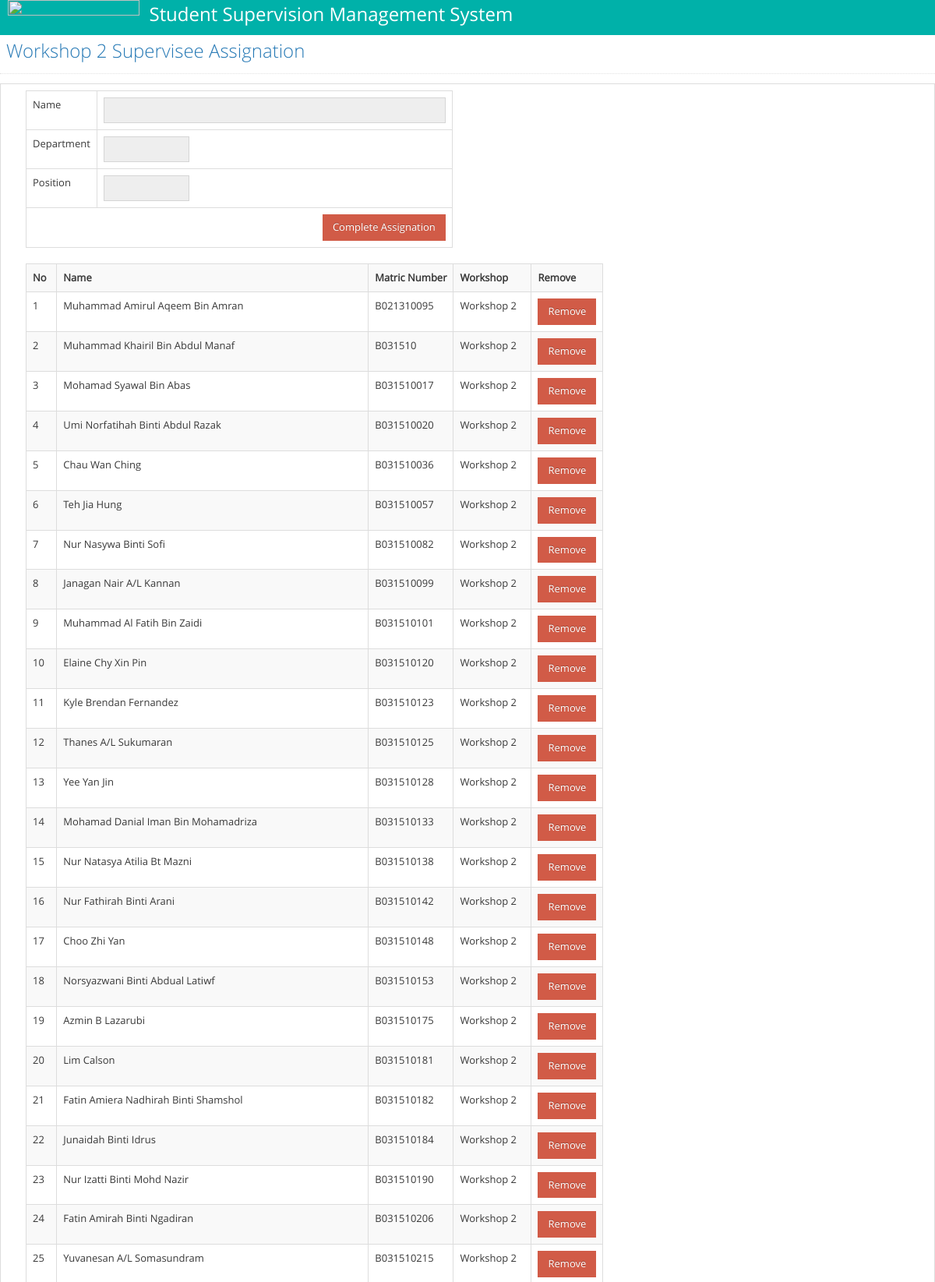
Screenshot of /assignSuperviseeWorkshop2.php (signed in, upper part) with the database file from the repository.
### tables this page shows
CREATE TABLE IF NOT EXISTS `student` (
  `matricNum` varchar(20) NOT NULL,
  `studentName` varchar(50) NOT NULL,
  `studentEmail` varchar(50) NOT NULL,
  `studentPhoneNum` varchar(15) NOT NULL,
  `course` varchar(30) NOT NULL,
  `year` int(10) NOT NULL,
  `semester` int(10) NOT NULL,
  `typeOfWorkshop` int(10) NOT NULL,
  `lecturerID` varchar(20) NOT NULL,
  `statusAssign` varchar(30) NOT NULL,
  `positionID` int(10) NOT NULL
);

### assignSuperviseeWorkshop2.php (the view, shortened to what this page needs)
<?php
include 'conn/dbconnection.php';
		$select = "call select_lecturer('".$_REQUEST['staff_ID']."')";
		$querySelect =mysqli_query($dba,$select) or die (mysqli_error());
		mysqli_next_result($dba);
		$row = mysqli_fetch_array($querySelect);
?>
<!DOCTYPE html>
<html lang="en">
	<head>
		<link rel="stylesheet" href="assets/css/bootstrap.min.css" />
		<link rel="stylesheet" href="assets/font-awesome/4.5.0/css/font-awesome.min.css" />
		<link rel="stylesheet" href="assets/css/ace.min.css" class="ace-main-stylesheet" id="main-ace-style" />
		<link rel="stylesheet" href="assets/css/ace-skins.min.css" />
		<link rel="stylesheet" href="assets/css/ace-rtl.min.css" />
	</head>
	<body class="no-skin">
		<div id="navbar" class="navbar navbar-default          ace-save-state">
			<div class="navbar-container ace-save-state" id="navbar-container">
				<div class="navbar-header pull-left">
				 <img src="assets/img/logo_ftmk.png" width="169" height="29" class="img-responsive" />
				</div>
                <font size="+2">&nbsp;&nbsp;Student Supervision Management System </font>
				</div>
			</div>
	<div class="main-container ace-save-state" id="main-container">
			<div class="main-content">
				<div class="main-content-inner">
		<div class="page-header">
							<h1>
								Workshop 2 Supervisee Assignation
							</h1>
						</div>
						<div class="row">
							<div class="col-xs-12">
									<div class="tab-content profile-edit-tab-content">
		                            <div id="edit-basic" class="tab-pane in active" >
<div style="float:left;" >
<table border="0" class="table  table-bordered table-hover" >
											<tbody>
												<tr>
													<td >Name </td>
													<td><input type="text" id="name" name="name" value="<?php echo $row['lecturerName'];?>" size="50" disabled></td>
												</tr>
												<tr>
													<td>Department</td>
													<td><input type="text" id="department" name="department" value="<?php echo $row['department'];?>" size="10" disabled></td>
												</tr>
												<tr>
												<td>Position</td>
												<td><input type="text" id="department3" name="department3" value="<?php echo $row['positionName'];?>" size="10" disabled></td>
												</tr>
												<tr>
												<td height="50" colspan="2" align="right"><a class="btn btn-sm btn-danger" value="close_window"
onclick='javascript:window.onunload=refreshParent;function refreshParent(){window.opener.location.reload();}window.close();'>Complete Assignation</a></td>
												</tr>
	</tbody>
  </table>
</div>
<div style="float: left" id="addStudent">
<?php
		 $selectSupervisee = "select * from student where lecturerID='".$_REQUEST['staff_ID']."' and typeOfWorkshop='2'";
		$querySupervisee =mysqli_query($dba,$selectSupervisee) or die (mysqli_error());
?>
				<table  class="table table-striped table-bordered table-hover">
				<tbody>
					<tr>
						<th>No</th>
						<th width="400">Name</th>
						<th>Matric Number</th>
						<th width="100">Workshop</th>
						<th width="50">Remove</th>
					</tr>
					<?php
						$num1=0;
							 while($rowSupervisee=mysqli_fetch_array($querySupervisee))
							{
					 ?>
					<tr>
						<td ><?php echo ++$num1;?></td>
						<td><?php echo $rowSupervisee['studentName'];?></td>
						<td><?php echo $rowSupervisee['matricNum'];?></td>
						<td>Workshop <?php echo $rowSupervisee['typeOfWorkshop'];?></td>
						<td align="center"><a class="btn btn-sm btn-danger" id="delete_student" data-id="<?php echo @$rowSupervisee['matricNum'];echo " ".$_REQUEST['staff_ID']; ?>" href="javascript:void(0)">Remove</a></td>
					</tr>
					<?php }?>
				</tbody>
			 </table>
	</div>
		</div>
							</div>
						</div>
					</div>
				</div>
			</div>
		</div>
	</body>
</html>

### assignSuperviseeWorkshop2.php (style rules this page uses)
.no-skin #navbar #navbar-container font { color: #FFFFFF; }

### rows the page displays
student: studentName "Muhammad Amirul Aqeem Bin Amran", matricNum "B021310095", typeOfWorkshop "2"
student: studentName "Muhammad Khairil Bin Abdul Manaf", matricNum "B031510", typeOfWorkshop "2"
student: studentName "Mohamad Syawal Bin Abas", matricNum "B031510017", typeOfWorkshop "2"
student: studentName "Umi Norfatihah Binti Abdul Razak", matricNum "B031510020", typeOfWorkshop "2"
student: studentName "Chau Wan Ching", matricNum "B031510036", typeOfWorkshop "2"
student: studentName "Teh Jia Hung", matricNum "B031510057", typeOfWorkshop "2"
student: studentName "Nur Nasywa Binti Sofi", matricNum "B031510082", typeOfWorkshop "2"
student: studentName "Janagan Nair A/L Kannan", matricNum "B031510099", typeOfWorkshop "2"
student: studentName "Muhammad Al Fatih Bin Zaidi", matricNum "B031510101", typeOfWorkshop "2"
student: studentName "Elaine Chy Xin Pin", matricNum "B031510120", typeOfWorkshop "2"
student: studentName "Kyle Brendan Fernandez", matricNum "B031510123", typeOfWorkshop "2"
student: studentName "Thanes A/L Sukumaran", matricNum "B031510125", typeOfWorkshop "2"
student: studentName "Yee Yan Jin", matricNum "B031510128", typeOfWorkshop "2"
student: studentName "Mohamad Danial Iman Bin Mohamadriza", matricNum "B031510133", typeOfWorkshop "2"
student: studentName "Nur Natasya Atilia Bt Mazni", matricNum "B031510138", typeOfWorkshop "2"
student: studentName "Nur Fathirah Binti Arani", matricNum "B031510142", typeOfWorkshop "2"
student: studentName "Choo Zhi Yan", matricNum "B031510148", typeOfWorkshop "2"
student: studentName "Norsyazwani Binti Abdual Latiwf", matricNum "B031510153", typeOfWorkshop "2"
student: studentName "Azmin B Lazarubi", matricNum "B031510175", typeOfWorkshop "2"
student: studentName "Lim Calson", matricNum "B031510181", typeOfWorkshop "2"
student: studentName "Fatin Amiera Nadhirah Binti Shamshol", matricNum "B031510182", typeOfWorkshop "2"
student: studentName "Junaidah Binti Idrus", matricNum "B031510184", typeOfWorkshop "2"
student: studentName "Nur Izatti Binti Mohd Nazir", matricNum "B031510190", typeOfWorkshop "2"
student: studentName "Fatin Amirah Binti Ngadiran", matricNum "B031510206", typeOfWorkshop "2"
student: studentName "Yuvanesan A/L Somasundram", matricNum "B031510215", typeOfWorkshop "2"
